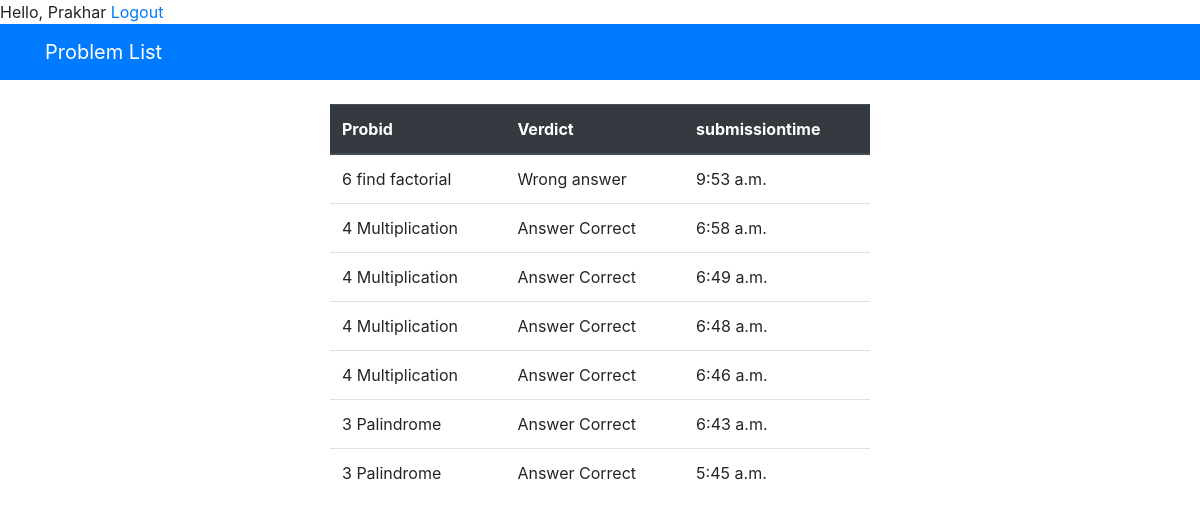
Screenshot of /practice/leaderboard/ (signed in) with the database file from the repository.
### practice/models.py (models this page shows, shortened)
class Submission(models.Model):
    problemid=models.ForeignKey(Problem, on_delete=models.CASCADE)
    answercode=models.CharField(max_length=300)
    submissiontime=models.TimeField(default=timezone.now)
    verdict=models.CharField(max_length=20)

class Problem(models.Model):
   problemid=models.CharField(("ID"), max_length=50)
   problemname=models.CharField(("name"), max_length=50)
   description=models.CharField(max_length=300)
   score=models.IntegerField(default=0)
   def __str__(self):
       return str(self.problemid) + " " +self.problemname

### practice/views.py (the view)
# urls.py: path('leaderboard/', views.leaderboard, name = 'leaderboard'),
@login_required(login_url='practice:login')
def leaderboard(request):
    recent_submissions = Submission.objects.all().order_by('-submissiontime')[:10]
    return render(request, 'practice/leaderboard.html', {"solutions": recent_submissions})

### practice/templates/practice/leaderboard.html
{% extends 'practice/base.html'%}
{% block content%}
<table class="table" class="table-responsive">
    <thead class="thead-dark">
      <tr>
        <th scope="col">Probid</th>
        <th scope="col">Verdict</th>
        <th scope="col">submissiontime</th>
      </tr>
    </thead>
    <tbody>
        {%for solution in solutions%}
        <tr>
            <td>{{solution.problemid}}</td>
            <td>{{solution.verdict}}</td>
            <td>{{solution.submissiontime}}</td>
        </tr>
        {% endfor %}
    </tbody>
  </table>
{%endblock%}

### practice/templates/practice/base.html (shortened to what this page needs)
<!DOCTYPE html>
<html lang="en">
  <head>
    <link
      rel="stylesheet"
      href="https://stackpath.bootstrapcdn.com/bootstrap/4.3.1/css/bootstrap.min.css"
    />
      <span id="hello-msg">Hello, {{request.user}}</span>
      <span><a href={%url 'practice:logout' %}>Logout</a></span>
  </head>
  <body>
    <nav class ="navbar navbar-dark bg-primary mb-4">
        <div class ="container">
            <a class ="navbar-brand" href ="/practice">Problem List</a>
        </div>
    </nav>
    <div class="container">
      <div class="row">
        <div class="col-md-6 m-auto">
          {% block content %}{% endblock %}
        </div>
      </div>
    </div>
  </body>
</html>

### rows the page displays
Submission: problemid "6 find factorial", verdict "Wrong answer", submissiontime "9:53 a.m."
Submission: problemid "4 Multiplication", verdict "Answer Correct", submissiontime "6:58 a.m."
Submission: problemid "4 Multiplication", verdict "Answer Correct", submissiontime "6:49 a.m."
Submission: problemid "4 Multiplication", verdict "Answer Correct", submissiontime "6:48 a.m."
Submission: problemid "4 Multiplication", verdict "Answer Correct", submissiontime "6:46 a.m."
Submission: problemid "3 Palindrome", verdict "Answer Correct", submissiontime "6:43 a.m."
Submission: problemid "3 Palindrome", verdict "Answer Correct", submissiontime "5:45 a.m."

### other values shown
{{ request.user }} "Prakhar"
